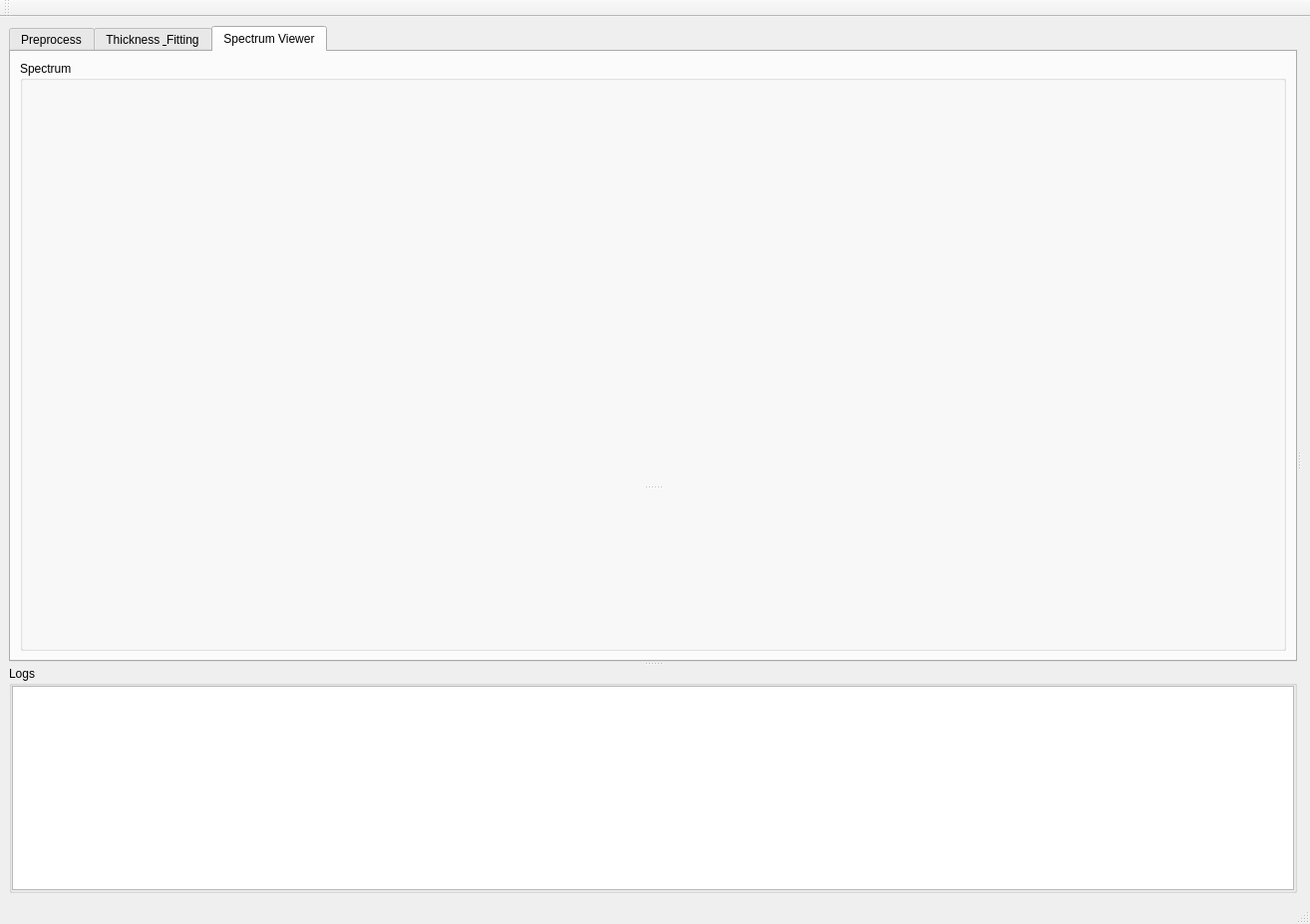
<?xml version="1.0" encoding="UTF-8"?>
<ui version="4.0">
 <class>MainWindow</class>
 <widget class="QMainWindow" name="MainWindow">
  <property name="geometry">
   <rect>
    <x>0</x>
    <y>0</y>
    <width>1314</width>
    <height>927</height>
   </rect>
  </property>
  <property name="windowTitle">
   <string>MainWindow</string>
  </property>
  <widget class="QWidget" name="centralwidget">
   <layout class="QVBoxLayout" name="verticalLayout_6">
    <item>
     <widget class="QSplitter" name="splitterMain">
      <property name="orientation">
       <enum>Qt::Horizontal</enum>
      </property>
      <widget class="QFrame" name="frame">
       <property name="frameShape">
        <enum>QFrame::NoFrame</enum>
       </property>
       <property name="frameShadow">
        <enum>QFrame::Plain</enum>
       </property>
       <layout class="QVBoxLayout" name="verticalLayout_2">
        <property name="leftMargin">
         <number>0</number>
        </property>
        <property name="topMargin">
         <number>0</number>
        </property>
        <property name="rightMargin">
         <number>0</number>
        </property>
        <property name="bottomMargin">
         <number>0</number>
        </property>
        <item>
         <widget class="QSplitter" name="splitter">
          <property name="orientation">
           <enum>Qt::Vertical</enum>
          </property>
          <widget class="QTabWidget" name="controlTabWidget">
           <property name="tabPosition">
            <enum>QTabWidget::North</enum>
           </property>
           <property name="currentIndex">
            <number>2</number>
           </property>
           <widget class="QWidget" name="tab">
            <attribute name="title">
             <string>Preprocess</string>
            </attribute>
            <layout class="QVBoxLayout" name="verticalLayout_4">
             <item>
              <widget class="QGroupBox" name="groupBox">
               <property name="title">
                <string>File Load</string>
               </property>
               <layout class="QHBoxLayout" name="horizontalLayout_2">
                <item>
                 <widget class="QLineEdit" name="lineEditFilePath">
                  <property name="minimumSize">
                   <size>
                    <width>0</width>
                    <height>30</height>
                   </size>
                  </property>
                 </widget>
                </item>
                <item>
                 <widget class="QPushButton" name="pushButtonSelectPath">
                  <property name="minimumSize">
                   <size>
                    <width>0</width>
                    <height>30</height>
                   </size>
                  </property>
                  <property name="text">
                   <string>Select Path</string>
                  </property>
                 </widget>
                </item>
                <item>
                 <widget class="ThreadPoolPushButton" name="pushButtonLoad">
                  <property name="minimumSize">
                   <size>
                    <width>0</width>
                    <height>30</height>
                   </size>
                  </property>
                  <property name="maximumSize">
                   <size>
                    <width>80</width>
                    <height>16777215</height>
                   </size>
                  </property>
                  <property name="text">
                   <string>Load</string>
                  </property>
                 </widget>
                </item>
               </layout>
              </widget>
             </item>
             <item>
              <widget class="QGroupBox" name="groupBox_2">
               <property name="title">
                <string>Data Display</string>
               </property>
               <layout class="QHBoxLayout" name="horizontalLayout">
                <item>
                 <widget class="QCheckBox" name="checkBoxAbsorbance">
                  <property name="text">
                   <string>Absorbance</string>
                  </property>
                  <property name="checked">
                   <bool>true</bool>
                  </property>
                  <attribute name="buttonGroup">
                   <string notr="true">buttonGroup</string>
                  </attribute>
                 </widget>
                </item>
                <item>
                 <widget class="QCheckBox" name="checkBoxRawImage">
                  <property name="text">
                   <string>Raw Image</string>
                  </property>
                  <attribute name="buttonGroup">
                   <string notr="true">buttonGroup</string>
                  </attribute>
                 </widget>
                </item>
                <item>
                 <widget class="QCheckBox" name="checkBoxBackground">
                  <property name="text">
                   <string>Background Image</string>
                  </property>
                  <attribute name="buttonGroup">
                   <string notr="true">buttonGroup</string>
                  </attribute>
                 </widget>
                </item>
               </layout>
              </widget>
             </item>
             <item>
              <widget class="QGroupBox" name="groupBox_3">
               <property name="title">
                <string>Filtering</string>
               </property>
               <layout class="QHBoxLayout" name="horizontalLayout_3">
                <item>
                 <widget class="QLabel" name="label">
                  <property name="text">
                   <string>Filter</string>
                  </property>
                 </widget>
                </item>
                <item>
                 <widget class="QComboBox" name="comboBoxFilterType">
                  <item>
                   <property name="text">
                    <string>Median</string>
                   </property>
                  </item>
                 </widget>
                </item>
                <item>
                 <widget class="QLabel" name="label_2">
                  <property name="text">
                   <string>Size</string>
                  </property>
                 </widget>
                </item>
                <item>
                 <widget class="QComboBox" name="comboBoxFilterSize">
                  <item>
                   <property name="text">
                    <string>3</string>
                   </property>
                  </item>
                  <item>
                   <property name="text">
                    <string>5</string>
                   </property>
                  </item>
                  <item>
                   <property name="text">
                    <string>7</string>
                   </property>
                  </item>
                  <item>
                   <property name="text">
                    <string>9</string>
                   </property>
                  </item>
                 </widget>
                </item>
                <item>
                 <widget class="QCheckBox" name="checkBoxROI">
                  <property name="text">
                   <string>ROI</string>
                  </property>
                 </widget>
                </item>
                <item>
                 <spacer name="horizontalSpacer_2">
                  <property name="orientation">
                   <enum>Qt::Horizontal</enum>
                  </property>
                  <property name="sizeHint" stdset="0">
                   <size>
                    <width>40</width>
                    <height>20</height>
                   </size>
                  </property>
                 </spacer>
                </item>
                <item>
                 <widget class="ThreadPoolPushButton" name="pushButtonFiltering">
                  <property name="maximumSize">
                   <size>
                    <width>80</width>
                    <height>16777215</height>
                   </size>
                  </property>
                  <property name="text">
                   <string>Apply</string>
                  </property>
                 </widget>
                </item>
               </layout>
              </widget>
             </item>
             <item>
              <widget class="QGroupBox" name="groupBox_7">
               <property name="title">
                <string>Cropping</string>
               </property>
               <layout class="QHBoxLayout" name="horizontalLayout_6">
                <item>
                 <widget class="QLabel" name="label_4">
                  <property name="text">
                   <string>XStart</string>
                  </property>
                 </widget>
                </item>
                <item>
                 <widget class="QSpinBox" name="spinBoxXStart">
                  <property name="maximum">
                   <number>3000</number>
                  </property>
                 </widget>
                </item>
                <item>
                 <widget class="QLabel" name="label_5">
                  <property name="text">
                   <string>XStop</string>
                  </property>
                 </widget>
                </item>
                <item>
                 <widget class="QSpinBox" name="spinBoxXStop">
                  <property name="maximum">
                   <number>3000</number>
                  </property>
                 </widget>
                </item>
                <item>
                 <widget class="QLabel" name="label_6">
                  <property name="text">
                   <string>YStart</string>
                  </property>
                 </widget>
                </item>
                <item>
                 <widget class="QSpinBox" name="spinBoxYStart">
                  <property name="maximum">
                   <number>3000</number>
                  </property>
                 </widget>
                </item>
                <item>
                 <widget class="QLabel" name="label_7">
                  <property name="text">
                   <string>YStart</string>
                  </property>
                 </widget>
                </item>
                <item>
                 <widget class="QSpinBox" name="spinBoxYStop">
                  <property name="maximum">
                   <number>3000</number>
                  </property>
                 </widget>
                </item>
                <item>
                 <widget class="QLabel" name="label_3">
                  <property name="text">
                   <string/>
                  </property>
                 </widget>
                </item>
                <item>
                 <spacer name="horizontalSpacer_3">
                  <property name="orientation">
                   <enum>Qt::Horizontal</enum>
                  </property>
                  <property name="sizeHint" stdset="0">
                   <size>
                    <width>40</width>
                    <height>20</height>
                   </size>
                  </property>
                 </spacer>
                </item>
                <item>
                 <widget class="ThreadPoolPushButton" name="pushButtonCrop">
                  <property name="maximumSize">
                   <size>
                    <width>80</width>
                    <height>16777215</height>
                   </size>
                  </property>
                  <property name="text">
                   <string>Apply</string>
                  </property>
                 </widget>
                </item>
               </layout>
              </widget>
             </item>
             <item>
              <widget class="QGroupBox" name="groupBox_4">
               <property name="title">
                <string>Magnification correction</string>
               </property>
               <layout class="QHBoxLayout" name="horizontalLayout_4">
                <item>
                 <widget class="QLabel" name="label_14">
                  <property name="text">
                   <string>Magnification</string>
                  </property>
                 </widget>
                </item>
                <item>
                 <widget class="QDoubleSpinBox" name="doubleSpinBoxMag">
                  <property name="value">
                   <double>6.000000000000000</double>
                  </property>
                 </widget>
                </item>
                <item>
                 <spacer name="horizontalSpacer_7">
                  <property name="orientation">
                   <enum>Qt::Horizontal</enum>
                  </property>
                  <property name="sizeHint" stdset="0">
                   <size>
                    <width>40</width>
                    <height>20</height>
                   </size>
                  </property>
                 </spacer>
                </item>
                <item>
                 <widget class="ThreadPoolPushButton" name="pushButtonMagCorr">
                  <property name="maximumSize">
                   <size>
                    <width>80</width>
                    <height>16777215</height>
                   </size>
                  </property>
                  <property name="text">
                   <string>Apply</string>
                  </property>
                 </widget>
                </item>
               </layout>
              </widget>
             </item>
             <item>
              <widget class="QGroupBox" name="groupBox_5">
               <property name="title">
                <string>Align</string>
               </property>
               <layout class="QVBoxLayout" name="verticalLayout_3">
                <property name="leftMargin">
                 <number>0</number>
                </property>
                <property name="topMargin">
                 <number>0</number>
                </property>
                <property name="rightMargin">
                 <number>0</number>
                </property>
                <property name="bottomMargin">
                 <number>0</number>
                </property>
                <item>
                 <widget class="QFrame" name="frame_2">
                  <property name="frameShape">
                   <enum>QFrame::NoFrame</enum>
                  </property>
                  <property name="frameShadow">
                   <enum>QFrame::Plain</enum>
                  </property>
                  <layout class="QHBoxLayout" name="horizontalLayout_7">
                   <property name="leftMargin">
                    <number>0</number>
                   </property>
                   <property name="topMargin">
                    <number>0</number>
                   </property>
                   <property name="rightMargin">
                    <number>0</number>
                   </property>
                   <property name="bottomMargin">
                    <number>0</number>
                   </property>
                   <item>
                    <widget class="QLabel" name="label_8">
                     <property name="text">
                      <string>Type</string>
                     </property>
                    </widget>
                   </item>
                   <item>
                    <widget class="QComboBox" name="comboBoxAlignMethod">
                     <item>
                      <property name="text">
                       <string>Cross-correlation</string>
                      </property>
                     </item>
                     <item>
                      <property name="text">
                       <string>StackReg</string>
                      </property>
                     </item>
                    </widget>
                   </item>
                   <item>
                    <spacer name="horizontalSpacer_5">
                     <property name="orientation">
                      <enum>Qt::Horizontal</enum>
                     </property>
                     <property name="sizeHint" stdset="0">
                      <size>
                       <width>3</width>
                       <height>21</height>
                      </size>
                     </property>
                    </spacer>
                   </item>
                   <item>
                    <widget class="QLabel" name="label_9">
                     <property name="text">
                      <string>Upsample Factor</string>
                     </property>
                    </widget>
                   </item>
                   <item>
                    <widget class="QSpinBox" name="spinBoxUpFactor">
                     <property name="minimum">
                      <number>1</number>
                     </property>
                     <property name="maximum">
                      <number>1000</number>
                     </property>
                     <property name="value">
                      <number>100</number>
                     </property>
                    </widget>
                   </item>
                   <item>
                    <spacer name="horizontalSpacer_6">
                     <property name="orientation">
                      <enum>Qt::Horizontal</enum>
                     </property>
                     <property name="sizeHint" stdset="0">
                      <size>
                       <width>3</width>
                       <height>21</height>
                      </size>
                     </property>
                    </spacer>
                   </item>
                   <item>
                    <widget class="QLabel" name="label_10">
                     <property name="text">
                      <string>Ref. #</string>
                     </property>
                    </widget>
                   </item>
                   <item>
                    <widget class="QSpinBox" name="spinBoxRefNum">
                     <property name="minimum">
                      <number>1</number>
                     </property>
                     <property name="maximum">
                      <number>1000</number>
                     </property>
                     <property name="value">
                      <number>100</number>
                     </property>
                    </widget>
                   </item>
                   <item>
                    <spacer name="horizontalSpacer_8">
                     <property name="orientation">
                      <enum>Qt::Horizontal</enum>
                     </property>
                     <property name="sizeHint" stdset="0">
                      <size>
                       <width>3</width>
                       <height>21</height>
                      </size>
                     </property>
                    </spacer>
                   </item>
                   <item>
                    <widget class="ThreadPoolPushButton" name="pushButtonAlign">
                     <property name="maximumSize">
                      <size>
                       <width>80</width>
                       <height>16777215</height>
                      </size>
                     </property>
                     <property name="text">
                      <string>Apply</string>
                     </property>
                    </widget>
                   </item>
                  </layout>
                 </widget>
                </item>
                <item>
                 <widget class="Plot1DCustom" name="widgetPlotShift" native="true">
                  <property name="minimumSize">
                   <size>
                    <width>0</width>
                    <height>150</height>
                   </size>
                  </property>
                 </widget>
                </item>
               </layout>
              </widget>
             </item>
            </layout>
           </widget>
           <widget class="QWidget" name="tab_2">
            <attribute name="title">
             <string>Thickness &amp; Fitting</string>
            </attribute>
            <layout class="QVBoxLayout" name="verticalLayout_7">
             <item>
              <widget class="QGroupBox" name="groupBox_8">
               <property name="title">
                <string>Thickness</string>
               </property>
               <layout class="QHBoxLayout" name="horizontalLayout_5">
                <item>
                 <widget class="QLabel" name="label_11">
                  <property name="text">
                   <string>Num. of Pre-Edge</string>
                  </property>
                 </widget>
                </item>
                <item>
                 <widget class="QSpinBox" name="spinBoxNumPreEdge">
                  <property name="maximum">
                   <number>9000</number>
                  </property>
                  <property name="value">
                   <number>10</number>
                  </property>
                 </widget>
                </item>
                <item>
                 <spacer name="horizontalSpacer_4">
                  <property name="orientation">
                   <enum>Qt::Horizontal</enum>
                  </property>
                  <property name="sizeHint" stdset="0">
                   <size>
                    <width>40</width>
                    <height>20</height>
                   </size>
                  </property>
                 </spacer>
                </item>
                <item>
                 <widget class="QLabel" name="label_12">
                  <property name="text">
                   <string>Num. of Post-Edge</string>
                  </property>
                 </widget>
                </item>
                <item>
                 <widget class="QSpinBox" name="spinBoxNumPostEdge">
                  <property name="maximum">
                   <number>9000</number>
                  </property>
                  <property name="value">
                   <number>10</number>
                  </property>
                 </widget>
                </item>
                <item>
                 <spacer name="horizontalSpacer_9">
                  <property name="orientation">
                   <enum>Qt::Horizontal</enum>
                  </property>
                  <property name="sizeHint" stdset="0">
                   <size>
                    <width>40</width>
                    <height>20</height>
                   </size>
                  </property>
                 </spacer>
                </item>
                <item>
                 <widget class="ThreadPoolPushButton" name="pushButtonThickness">
                  <property name="minimumSize">
                   <size>
                    <width>0</width>
                    <height>30</height>
                   </size>
                  </property>
                  <property name="maximumSize">
                   <size>
                    <width>80</width>
                    <height>16777215</height>
                   </size>
                  </property>
                  <property name="text">
                   <string>Calculate</string>
                  </property>
                 </widget>
                </item>
               </layout>
              </widget>
             </item>
             <item>
              <widget class="QGroupBox" name="groupBox_9">
               <property name="title">
                <string>Fitting</string>
               </property>
               <layout class="QVBoxLayout" name="verticalLayout_8">
                <property name="leftMargin">
                 <number>0</number>
                </property>
                <property name="topMargin">
                 <number>0</number>
                </property>
                <property name="rightMargin">
                 <number>0</number>
                </property>
                <property name="bottomMargin">
                 <number>0</number>
                </property>
                <item>
                 <widget class="QFrame" name="frame_4">
                  <property name="frameShape">
                   <enum>QFrame::NoFrame</enum>
                  </property>
                  <property name="frameShadow">
                   <enum>QFrame::Plain</enum>
                  </property>
                  <layout class="QHBoxLayout" name="horizontalLayout_13">
                   <item>
                    <widget class="QLabel" name="label_15">
                     <property name="text">
                      <string>Mask</string>
                     </property>
                    </widget>
                   </item>
                   <item>
                    <widget class="QLineEdit" name="lineEditMaskPath">
                     <property name="minimumSize">
                      <size>
                       <width>0</width>
                       <height>30</height>
                      </size>
                     </property>
                    </widget>
                   </item>
                   <item>
                    <widget class="QPushButton" name="pushButtonSelectMask">
                     <property name="minimumSize">
                      <size>
                       <width>0</width>
                       <height>30</height>
                      </size>
                     </property>
                     <property name="text">
                      <string>Select Path</string>
                     </property>
                    </widget>
                   </item>
                  </layout>
                 </widget>
                </item>
                <item>
                 <widget class="QFrame" name="frame_3">
                  <property name="frameShape">
                   <enum>QFrame::NoFrame</enum>
                  </property>
                  <property name="frameShadow">
                   <enum>QFrame::Plain</enum>
                  </property>
                  <layout class="QHBoxLayout" name="horizontalLayout_12">
                   <item>
                    <widget class="QLabel" name="label_13">
                     <property name="text">
                      <string>Algorhtm</string>
                     </property>
                    </widget>
                   </item>
                   <item>
                    <widget class="QComboBox" name="comboBoxFitModel">
                     <property name="minimumSize">
                      <size>
                       <width>120</width>
                       <height>0</height>
                      </size>
                     </property>
                     <item>
                      <property name="text">
                       <string>Polynomial</string>
                      </property>
                     </item>
                     <item>
                      <property name="text">
                       <string>Gaussian</string>
                      </property>
                     </item>
                    </widget>
                   </item>
                   <item>
                    <spacer name="horizontalSpacer_15">
                     <property name="orientation">
                      <enum>Qt::Horizontal</enum>
                     </property>
                     <property name="sizeHint" stdset="0">
                      <size>
                       <width>298</width>
                       <height>20</height>
                      </size>
                     </property>
                    </spacer>
                   </item>
                   <item>
                    <widget class="QLabel" name="label_16">
                     <property name="text">
                      <string>Fit Points</string>
                     </property>
                    </widget>
                   </item>
                   <item>
                    <widget class="QSpinBox" name="spinBoxFitPoints">
                     <property name="maximum">
                      <number>9000</number>
                     </property>
                     <property name="value">
                      <number>7</number>
                     </property>
                    </widget>
                   </item>
                   <item>
                    <widget class="QLabel" name="label_17">
                     <property name="text">
                      <string>CutOff (eV)</string>
                     </property>
                    </widget>
                   </item>
                   <item>
                    <widget class="QSpinBox" name="spinBoxCutOff">
                     <property name="maximum">
                      <number>9000</number>
                     </property>
                     <property name="value">
                      <number>3</number>
                     </property>
                    </widget>
                   </item>
                   <item>
                    <spacer name="horizontalSpacer_12">
                     <property name="orientation">
                      <enum>Qt::Horizontal</enum>
                     </property>
                     <property name="sizeHint" stdset="0">
                      <size>
                       <width>298</width>
                       <height>20</height>
                      </size>
                     </property>
                    </spacer>
                   </item>
                   <item>
                    <widget class="ThreadPoolPushButton" name="pushButtonFitting">
                     <property name="minimumSize">
                      <size>
                       <width>0</width>
                       <height>30</height>
                      </size>
                     </property>
                     <property name="maximumSize">
                      <size>
                       <width>80</width>
                       <height>16777215</height>
                      </size>
                     </property>
                     <property name="text">
                      <string>Calculate</string>
                     </property>
                    </widget>
                   </item>
                  </layout>
                 </widget>
                </item>
               </layout>
              </widget>
             </item>
             <item>
              <widget class="QGroupBox" name="groupBox_11">
               <property name="title">
                <string>Concentration</string>
               </property>
               <layout class="QVBoxLayout" name="verticalLayout_9">
                <property name="leftMargin">
                 <number>0</number>
                </property>
                <property name="topMargin">
                 <number>0</number>
                </property>
                <property name="rightMargin">
                 <number>0</number>
                </property>
                <property name="bottomMargin">
                 <number>0</number>
                </property>
                <item>
                 <widget class="QFrame" name="frame_6">
                  <property name="frameShape">
                   <enum>QFrame::NoFrame</enum>
                  </property>
                  <property name="frameShadow">
                   <enum>QFrame::Plain</enum>
                  </property>
                  <layout class="QHBoxLayout" name="horizontalLayout_15">
                   <item>
                    <widget class="QLabel" name="label_19">
                     <property name="text">
                      <string>StartE</string>
                     </property>
                    </widget>
                   </item>
                   <item>
                    <widget class="QDoubleSpinBox" name="doubleSpinBoxStartE">
                     <property name="maximum">
                      <double>10000000.000000000000000</double>
                     </property>
                     <property name="value">
                      <double>8364.000000000000000</double>
                     </property>
                    </widget>
                   </item>
                   <item>
                    <widget class="QLabel" name="label_20">
                     <property name="text">
                      <string>StopE</string>
                     </property>
                    </widget>
                   </item>
                   <item>
                    <widget class="QDoubleSpinBox" name="doubleSpinBoxStopE">
                     <property name="maximum">
                      <double>10000000.000000000000000</double>
                     </property>
                     <property name="value">
                      <double>8366.000000000000000</double>
                     </property>
                    </widget>
                   </item>
                   <item>
                    <spacer name="horizontalSpacer_16">
                     <property name="orientation">
                      <enum>Qt::Horizontal</enum>
                     </property>
                     <property name="sizeHint" stdset="0">
                      <size>
                       <width>298</width>
                       <height>20</height>
                      </size>
                     </property>
                    </spacer>
                   </item>
                   <item>
                    <spacer name="horizontalSpacer_17">
                     <property name="orientation">
                      <enum>Qt::Horizontal</enum>
                     </property>
                     <property name="sizeHint" stdset="0">
                      <size>
                       <width>298</width>
                       <height>20</height>
                      </size>
                     </property>
                    </spacer>
                   </item>
                   <item>
                    <widget class="ThreadPoolPushButton" name="pushButtonConcentration">
                     <property name="minimumSize">
                      <size>
                       <width>0</width>
                       <height>30</height>
                      </size>
                     </property>
                     <property name="maximumSize">
                      <size>
                       <width>80</width>
                       <height>16777215</height>
                      </size>
                     </property>
                     <property name="text">
                      <string>Calculate</string>
                     </property>
                    </widget>
                   </item>
                  </layout>
                 </widget>
                </item>
               </layout>
              </widget>
             </item>
             <item>
              <widget class="QGroupBox" name="groupBox_10">
               <property name="title">
                <string>Saving</string>
               </property>
               <layout class="QHBoxLayout" name="horizontalLayout_10">
                <item>
                 <widget class="QLineEdit" name="lineEditSavePath">
                  <property name="minimumSize">
                   <size>
                    <width>0</width>
                    <height>30</height>
                   </size>
                  </property>
                 </widget>
                </item>
                <item>
                 <widget class="QPushButton" name="pushButtonSelectSavePath">
                  <property name="minimumSize">
                   <size>
                    <width>0</width>
                    <height>30</height>
                   </size>
                  </property>
                  <property name="text">
                   <string>Select Path</string>
                  </property>
                 </widget>
                </item>
                <item>
                 <widget class="ThreadPoolPushButton" name="pushButtonSaving">
                  <property name="minimumSize">
                   <size>
                    <width>0</width>
                    <height>30</height>
                   </size>
                  </property>
                  <property name="maximumSize">
                   <size>
                    <width>80</width>
                    <height>16777215</height>
                   </size>
                  </property>
                  <property name="text">
                   <string>Save</string>
                  </property>
                 </widget>
                </item>
               </layout>
              </widget>
             </item>
             <item>
              <spacer name="verticalSpacer">
               <property name="orientation">
                <enum>Qt::Vertical</enum>
               </property>
               <property name="sizeHint" stdset="0">
                <size>
                 <width>20</width>
                 <height>40</height>
                </size>
               </property>
              </spacer>
             </item>
            </layout>
           </widget>
           <widget class="QWidget" name="tab_3">
            <attribute name="title">
             <string>Spectrum Viewer</string>
            </attribute>
            <layout class="QVBoxLayout" name="verticalLayout_12">
             <item>
              <widget class="QGroupBox" name="groupBox_12">
               <property name="title">
                <string>Spectrum</string>
               </property>
               <layout class="QVBoxLayout" name="verticalLayout_10">
                <item>
                 <widget class="QSplitter" name="splitter_2">
                  <property name="orientation">
                   <enum>Qt::Vertical</enum>
                  </property>
                  <widget class="Plot1DCustom" name="widgetPlotSpectrum" native="true">
                   <property name="minimumSize">
                    <size>
                     <width>0</width>
                     <height>150</height>
                    </size>
                   </property>
                  </widget>
                  <widget class="QWidget" name="widgetRoiTableContainer" native="true">
                   <property name="minimumSize">
                    <size>
                     <width>0</width>
                     <height>150</height>
                    </size>
                   </property>
                   <layout class="QVBoxLayout" name="verticalLayout_11">
                    <property name="leftMargin">
                     <number>0</number>
                    </property>
                    <property name="topMargin">
                     <number>0</number>
                    </property>
                    <property name="rightMargin">
                     <number>0</number>
                    </property>
                    <property name="bottomMargin">
                     <number>0</number>
                    </property>
                    <item>
                     <widget class="QWidget" name="widgetRoiTableHolder" native="true"/>
                    </item>
                   </layout>
                  </widget>
                 </widget>
                </item>
               </layout>
              </widget>
             </item>
            </layout>
           </widget>
          </widget>
          <widget class="QGroupBox" name="groupBox_6">
           <property name="title">
            <string>Logs</string>
           </property>
           <layout class="QVBoxLayout" name="verticalLayout">
            <property name="leftMargin">
             <number>0</number>
            </property>
            <property name="topMargin">
             <number>0</number>
            </property>
            <property name="rightMargin">
             <number>0</number>
            </property>
            <property name="bottomMargin">
             <number>0</number>
            </property>
            <item>
             <widget class="QTextEdit" name="textEditLog"/>
            </item>
           </layout>
          </widget>
         </widget>
        </item>
       </layout>
      </widget>
      <widget class="QStackedWidget" name="stackedWidget">
       <property name="currentIndex">
        <number>0</number>
       </property>
       <widget class="QWidget" name="page">
        <layout class="QVBoxLayout" name="verticalLayout_5">
         <property name="leftMargin">
          <number>0</number>
         </property>
         <property name="topMargin">
          <number>0</number>
         </property>
         <property name="rightMargin">
          <number>0</number>
         </property>
         <property name="bottomMargin">
          <number>0</number>
         </property>
         <item>
          <widget class="StackView" name="widgetImageStack" native="true"/>
         </item>
        </layout>
       </widget>
       <widget class="QWidget" name="page_2"/>
      </widget>
     </widget>
    </item>
   </layout>
  </widget>
  <widget class="QMenuBar" name="menubar">
   <property name="geometry">
    <rect>
     <x>0</x>
     <y>0</y>
     <width>1360</width>
     <height>20</height>
    </rect>
   </property>
  </widget>
  <widget class="QStatusBar" name="statusbar"/>
  <widget class="QToolBar" name="toolBar">
   <property name="windowTitle">
    <string>toolBar</string>
   </property>
   <attribute name="toolBarArea">
    <enum>TopToolBarArea</enum>
   </attribute>
   <attribute name="toolBarBreak">
    <bool>false</bool>
   </attribute>
  </widget>
 </widget>
 <customwidgets>
  <customwidget>
   <class>StackView</class>
   <extends>QWidget</extends>
   <header>StackView.h</header>
   <container>1</container>
  </customwidget>
  <customwidget>
   <class>ThreadPoolPushButton</class>
   <extends>QPushButton</extends>
   <header>silx.gui.widgets.ThreadPoolPushButton</header>
  </customwidget>
  <customwidget>
   <class>Plot1DCustom</class>
   <extends>QWidget</extends>
   <header>plot1D.h</header>
   <container>1</container>
  </customwidget>
 </customwidgets>
 <resources/>
 <connections/>
 <buttongroups>
  <buttongroup name="buttonGroup"/>
 </buttongroups>
</ui>
